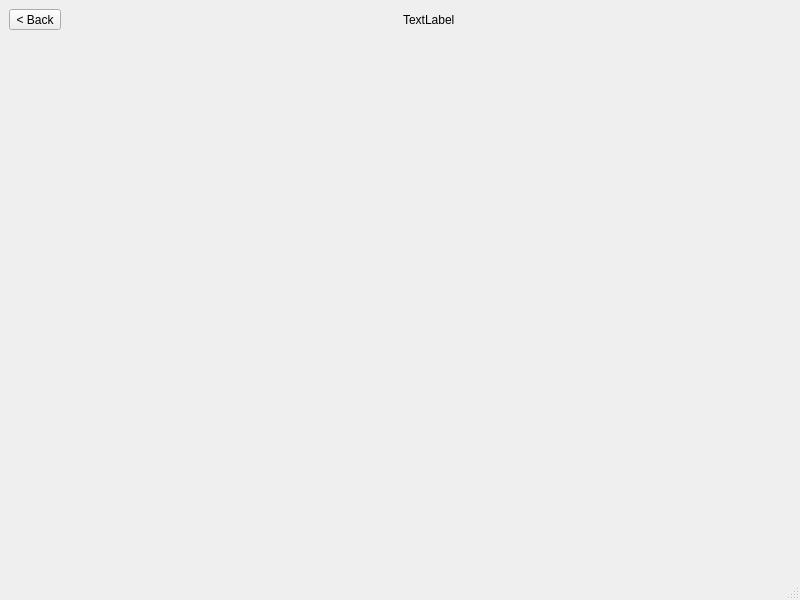
<?xml version="1.0" encoding="UTF-8"?>
<ui version="4.0">
 <class>MainWindow</class>
 <widget class="QMainWindow" name="MainWindow">
  <property name="geometry">
   <rect>
    <x>0</x>
    <y>0</y>
    <width>800</width>
    <height>600</height>
   </rect>
  </property>
  <property name="sizePolicy">
   <sizepolicy hsizetype="Maximum" vsizetype="Maximum">
    <horstretch>0</horstretch>
    <verstretch>0</verstretch>
   </sizepolicy>
  </property>
  <property name="windowTitle">
   <string>MainWindow</string>
  </property>
  <widget class="QWidget" name="centralwidget">
   <layout class="QVBoxLayout" name="verticalLayout">
    <item>
     <layout class="QHBoxLayout" name="navbar">
      <property name="topMargin">
       <number>0</number>
      </property>
      <item>
       <widget class="QToolButton" name="backBtn">
        <property name="text">
         <string>&lt; Back</string>
        </property>
       </widget>
      </item>
      <item>
       <spacer name="horizontalSpacer">
        <property name="orientation">
         <enum>Qt::Horizontal</enum>
        </property>
        <property name="sizeHint" stdset="0">
         <size>
          <width>40</width>
          <height>20</height>
         </size>
        </property>
       </spacer>
      </item>
      <item>
       <widget class="QLabel" name="title">
        <property name="text">
         <string>TextLabel</string>
        </property>
       </widget>
      </item>
      <item>
       <spacer name="horizontalSpacer_2">
        <property name="orientation">
         <enum>Qt::Horizontal</enum>
        </property>
        <property name="sizeHint" stdset="0">
         <size>
          <width>40</width>
          <height>20</height>
         </size>
        </property>
       </spacer>
      </item>
     </layout>
    </item>
    <item>
     <widget class="QStackedWidget" name="stackedWidget">
      <property name="currentIndex">
       <number>0</number>
      </property>
      <widget class="LandingWidget" name="welcompage"/>
      <widget class="BrowserWidget" name="browser"/>
      <widget class="EditorWidget" name="editor"/>
     </widget>
    </item>
   </layout>
  </widget>
  <widget class="QMenuBar" name="menubar">
   <property name="geometry">
    <rect>
     <x>0</x>
     <y>0</y>
     <width>800</width>
     <height>18</height>
    </rect>
   </property>
  </widget>
  <widget class="QStatusBar" name="statusbar"/>
 </widget>
 <customwidgets>
  <customwidget>
   <class>LandingWidget</class>
   <extends>QWidget</extends>
   <header>landing/landingwidget.h</header>
   <container>1</container>
  </customwidget>
  <customwidget>
   <class>BrowserWidget</class>
   <extends>QWidget</extends>
   <header>browser/browserwidget.h</header>
   <container>1</container>
  </customwidget>
  <customwidget>
   <class>EditorWidget</class>
   <extends>QWidget</extends>
   <header>editor/editorwidget.h</header>
   <container>1</container>
  </customwidget>
 </customwidgets>
 <resources/>
 <connections/>
</ui>
